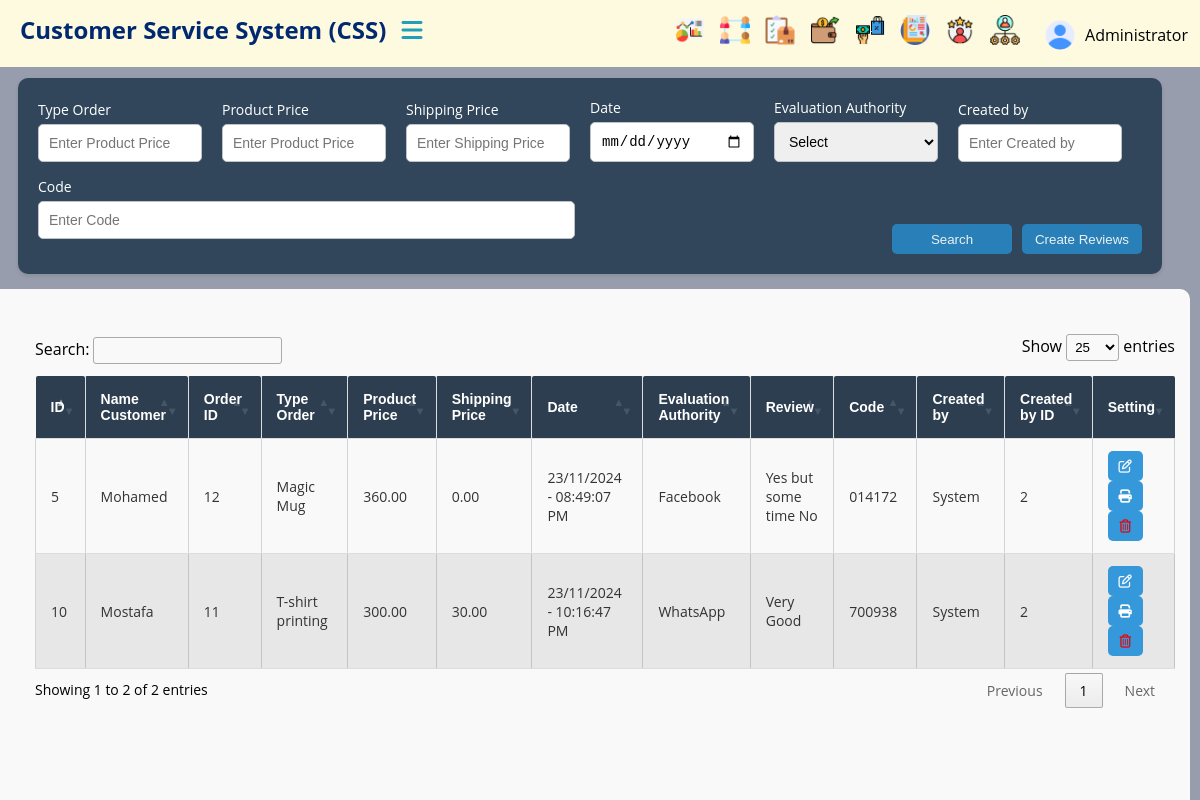
/review/reviews-list/ (signed in), run on the app's committed database.
### review/models.py (models this page shows, shortened)
class Review(models.Model):
    order = models.ForeignKey(Order, on_delete=models.CASCADE, null=True, blank=True)
    name_customer = models.CharField(max_length=255, null=True, blank=True)
    order_type = models.CharField(max_length=255)
    product_price = models.DecimalField(max_digits=10, decimal_places=2)
    shipping_price = models.DecimalField(max_digits=10, decimal_places=2)
    evaluation_authority = models.CharField(
        max_length=50,
        choices=[
            ('Phone', 'Phone'),
            ('WhatsApp', 'WhatsApp'),
            ('Facebook', 'Facebook'),
            ('Instagram', 'Instagram'),
            ('Other', 'Other'),
        ]
    )
    review_text = models.TextField(null=True, blank=True)
    screenshot = models.ImageField(upload_to='reviews/screenshots/', null=True, blank=True)
    created_at = models.DateTimeField(auto_now_add=True)
    code = models.CharField(max_length=6, unique=True, blank=True)
    created_by = models.ForeignKey(User, on_delete=models.SET_NULL, null=True, blank=True)
    class Meta:
        ordering = ['-created_at']

### review/views.py (the view)
# urls.py: path('reviews-list/', views.reviews, name='reviews'),
@login_required(login_url='login')
def reviews(request):
    reviews = Review.objects.all()
    return render(request, 'pages/review.html' , {'review': reviews})

### templates/pages/review.html (shortened to what this page needs)
{% extends 'base_tables.html' %}
{% load static %}
{% block content %}
<div class="content" id="mainContent">
        <form method="GET" action="{% url 'search_review'%}">
            <section class="search-filter">
                <div class="filter-item">
                    <label for="order_type">Type Order</label>
                    <input type="text" id="order_type" name="order_type" placeholder="Enter Product Price" value="{{ request.GET.order_type }}">
                </div>
                <div class="filter-item">
                    <label for="product_price">Product Price</label>
                    <input type="number" id="product_price" name="product_price" placeholder="Enter Product Price" value="{{ request.GET.product_price }}">
                </div>
                <div class="filter-item">
                    <label for="shipping_price">Shipping Price</label>
                    <input type="number" id="shipping_price" name="shipping_price" placeholder="Enter Shipping Price" value="{{ request.GET.shipping_price }}">
                </div>
                <div class="filter-item">
                    <label for="date">Date</label>
                    <input type="date" id="date" name="date" value="{{ request.GET.date }}">
                </div>
                <div class="filter-item">
                    <label for="evaluation_authority">Evaluation Authority</label>
                    <select id="evaluation_authority" name="evaluation_authority">
                        <option value="">Select</option>
                    </select>
                </div>
                <div class="filter-item">
                    <label for="created_by">Created by</label>
                    <input type="text" id="created_by" name="created_by" placeholder="Enter Created by" value="{{ request.GET.created_by }}">
                </div>
                <div class="filter-item">
                    <label for="code">Code</label>
                    <input type="text" id="code" name="code" placeholder="Enter Code" value="{{ request.GET.code }}">
                </div>
                <div class="filter-actions">
                    <button type="submit" class="btn search-btn">Search</button>
                    <a href="{% url 'create_review' %}">
                        <button type="button" class="btn add-unit-btn">Create Reviews</button>
                    </a>
                </div>
            </section>
        </form>
        <div class="table-container">
            <section class="table">
            <table id="example" class="cell-border" style="width:100%">
                    <thead>
                        <tr>
                            <th> ID </th>
                            <th> Name Customer </th>
                            <th> Order ID</th>
                            <th>Type Order</th>
                            <th> Product Price </th>
                            <th> Shipping Price </th>
                            <th> Date </th>
                            <th> Evaluation Authority </th>
                            <th> Review  </th>
                            <th>Code</th>
                            <th>Created by</th>
                            <th>Created by ID</th>
                            <th>Setting</th>
                        </tr>
                    </thead>
                    <tbody>
                        {% for reviews in review %}
                            <tr>
                                <td>{{ reviews.id }}</td>
                                <td>{{ reviews.name_customer }}</td>
                                <td>{{ reviews.order_id }}</td>
                                <td>{{ reviews.order_type }}</td>
                                <td>{{ reviews.product_price }}</td>
                                <td>{{ reviews.shipping_price }}</td>
                                <td>{{ reviews.created_at|date:"d/m/Y - h:i:s A" }}</td>
                                <td>{{ reviews.evaluation_authority }}</td>
                                <td>{{ reviews.review_text }}</td>
                                <td>{{ reviews.code }}</td>
                                <td>{{ reviews.created_by.username }}</td>
                                <td>{{ reviews.created_by.id }}</td>
                                <td>
                                    <a href="{% url 'update_review' reviews.id %}">
                                        <button><i class="fa-regular fa-pen-to-square"></i></button>
                                    </a>
                                    <a href="{% url 'review_detail' reviews.id %}">
                                        <button><i class="fa-solid fa-print"></i></button>
                                    </a>
                                    <a href="{% url 'delete_review' reviews.id %}" onclick="return confirm('Are you sure, you are about to delete the Review?')">
                                        <button><i class="fa-regular fa-trash-can" style="color: #ed0202;"></i></button>
                                    </a>
                                </td>
                            </tr>
                        {% empty %}
                            <tr>
                                <td colspan="11">No reviews available.</td>
                            </tr>
                        {% endfor %}
                    </tbody>
                </table>
            </section>
        </div>
</div>
{%  endblock %}

### templates/parts/navbar.html (shortened to what this page needs)
{% load static %}
<header id="header">
    <nav class="navbar">
        <div class="logo-item">
            <a href="{% url 'home' %}" class="logo">Customer Service System  (CSS)</a>
            <div class="topbar">
                <div class="toggle" onclick="toggleSidebar()">
                    <i class="fa-solid fa-bars"></i>
                </div>
            </div>
        </div>
        <div class="link-item">
            <ul class="navbar-nav">
                <li class="header-item">
                    <a href="{% url 'dashboard' %}" class="header-link">
                        <img src="{% static 'Images/Dashboard.png' %}" class="icon" alt="Dashboard">
                    </a>
                </li>
                <li class="header-item">
                    <a href="{% url 'customers' %}" class="header-link">
                        <img src="{% static 'Images/social-network.png' %}" class="icon" alt="Customers">
                    </a>
                </li>
                <li class="header-item">
                    <a href="{% url 'orders'%}" class="header-link">
                        <img src="{% static 'Images/checklist.png' %}" class="icon" alt="Orders">
                    </a>
                </li>
                <li class="header-item">
                    <a href="{% url 'expenses' %}" class="header-link">
                        <img src="{% static 'Images/spending.png' %}" class="icon" alt="Expenses">
                    </a>
                </li>
                <li class="header-item">
                    <a href="{% url 'total_sales' %}" class="header-link">
                        <img src="{% static 'Images/buy.png' %}" class="icon" alt="Sales">
                    </a>
                </li>
                <li class="header-item">
                    <a href="#" class="header-link">
                        <img src="{% static 'Images/report.png' %}" class="icon" alt="Reports">
                    </a>
                </li>
                <li class="header-item">
                    <a href="{%url 'reviews'%}" class="header-link">
                        <img src="{% static 'Images/review.png' %}" class="icon" alt="Review">
                    </a>
                </li>
                {% if request.user.is_staff or is_admin %}
                <li class="header-item">
                    <a href="#" class="header-link">
                        <img src="{% static 'Images/managing.png' %}" class="icon" alt="Account Management">
                    </a>
                </li>
                {% endif %}
                <li class="header-item dropdown">
                    <a href="#" class="dropdown-toggle">
                        {% if user.profile_picture %}
                            <img src="{{ user.profile_picture.url }}" alt="Profile Picture" class="profile-icon">
                        {% else %}
                            <img src="{% static 'Images/user.png' %}" alt="Default Profile Picture" class="profile-icon">
                        {% endif %}
                        {{ user.get_full_name|default:user.username }}
                    </a>
                </li>
            </ul>
        </div>
    </nav>
</header>

### src/static/css/style.css (style rules this page uses)
body, html { margin: 0; padding: 0; box-sizing: border-box; font-family: 'Open Sans', sans-serif; background-color: #979dac; }
#header { background-color: #FEFAE0; width: 100%; height: 37px; position: fixed; top: 0; left: 0; padding: 15px 20px; z-index: 1000; }
.navbar { display: flex; justify-content: space-between; align-items: center; }
.logo-item { width: 60%; display: flex; align-items: center; }
.link-item { width: 31%; }
.logo { color: #012970; font-size: 24px; font-weight: bold; text-decoration: none; }
.topbar { margin-left: 20px; }
.toggle { cursor: pointer; color: #219EBC; font-size: 24px; }
.link-item { display: flex; align-items: center; }
.navbar-nav { display: flex; list-style: none; margin: 0; padding: 0; }
.header-item { margin-left: 15px; }
.header-link { display: flex; align-items: center; text-decoration: none; color: #fff; }
.header-link .icon { width: 30px; height: 30px; }
.header-item.dropdown { position: relative; }
.dropdown-toggle { display: flex; align-items: center; cursor: pointer; text-decoration: none; color: #000000; padding: 5px 10px; border-radius: 5px; }
.profile-icon { width: 30px; height: 30px; border-radius: 50%; margin-right: 10px; }
.content { width: 85%; position: fixed; right: 0; top: 68px; transition: width 0.3s ease; padding: 10px; height: calc(100% - 68px); overflow: auto; }
@media (min-width: 915px) and (max-width: 1366px) { .logo-item { margin-top: -12px; width: 40%; } }
@media (min-width: 915px) and (max-width: 1366px) { .topbar { margin-left: 15px; } }
@media (min-width: 915px) and (max-width: 1366px) { .link-item { width: 40%; margin-right: 80px; } }

### src/static/css/tables.css (style rules this page uses)
.search-filter { display: flex; flex-wrap: wrap; justify-content: space-between; align-items: flex-end; background-color:#32465b; padding: 20px; border-radius: 10px; box-shadow: 0 2px 4px rgba(0, 0, 0, 0.1); width: 92%; margin: auto; }
.filter-item { display: flex; flex-direction: column; margin-bottom: 15px; flex: 1; margin-right: 10px; }
.filter-item label { margin-bottom: 5px; font-size: 14px; color: #ffffff; }
.filter-item input, .filter-item select { padding: 10px; border-radius: 5px; border: 1px solid #bdc3c7; font-size: 14px; outline: none; color: black; }
.filter-actions { display: flex; align-items: center; flex: 1; margin-left: 10px; justify-content: flex-end; }
button { border: none; cursor: pointer; background-color: #2980b9; color: #fff; border-radius: 5px; transition: 0.5s; width: 35px; height: 30px; }
button { background-color: #3498db; }
.filter-actions .btn { width: 120px; height: 30px; border: none; border-radius: 5px; background-color: #2980b9; color: #ecf0f1; cursor: pointer; margin-left: 10px; }
.search-filter .filter-item { margin-right: 20px; min-width: 150px; }
img { width: 25px; height: 25px; }
.table-container { overflow-x: auto; background-color: #f9f9f9; margin-top: 15px; border-radius: 10px; }
.table { margin-top: 25px; width: 95%; height: 75%; margin-left: 25px ; margin-bottom: 100px; padding: 20px; border-radius: 8px; border-collapse: collapse; }
#example { width: 100%; border-collapse: collapse; }
#example th, #example td { padding: 12px 15px; text-align: left; border-bottom: 1px solid #ddd; text-align: left; }
#example th { background-color: #2C3E50; color: white; position: relative; font-family: 'Arial', sans-serif; font-size: 14px; font-weight: bold; padding: 15px 15px; border-right: 1px solid #ddd; border-radius: 2px; }
#example th:last-child { border-right: none; }
#example tr:nth-child(even) { background-color: #dddddd9b; }
#example td { color: #333; font-size: 14px; }
#example th.sorting:before, #example th.sorting_asc:before, #example th.sorting_desc:before { font-family: FontAwesome; padding-right: 8px; color: #ffffff; }

### data on the page
Review: id "10", name_customer "Mostafa", order_id "11", order_type "T-shirt printing", product_price "300.00", shipping_price "30.00", created_at "23/11/2024 - 10:16:47 PM", evaluation_authority "WhatsApp", review_text "Very Good", code "700938", created_by.username "System", created_by.id "2"
Review: id "5", name_customer "Mohamed", order_id "12", order_type "Magic Mug", product_price "360.00", shipping_price "0.00", created_at "23/11/2024 - 08:49:07 PM", evaluation_authority "Facebook", review_text "Yes but some time No", code "014172", created_by.username "System", created_by.id "2"

### other printed values
{{ user.get_full_name|default:user.username }} "Administrator"
